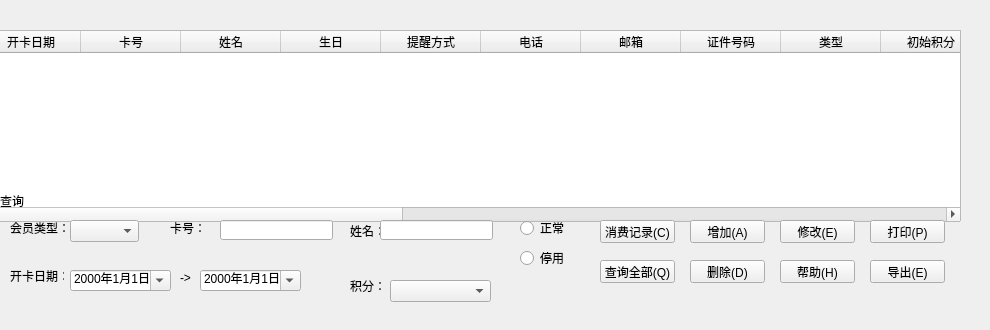
             <widget class="QWidget" name="tab_18">
              <attribute name="title">
               <string>会员信息</string>
              </attribute>
              <widget class="QTableWidget" name="tableWidget_47">
               <property name="geometry">
                <rect>
                 <x>-20</x>
                 <y>30</y>
                 <width>981</width>
                 <height>192</height>
                </rect>
               </property>
               <column>
                <property name="text">
                 <string>开卡日期</string>
                </property>
               </column>
               <column>
                <property name="text">
                 <string>卡号</string>
                </property>
               </column>
               <column>
                <property name="text">
                 <string>姓名</string>
                </property>
               </column>
               <column>
                <property name="text">
                 <string>生日</string>
                </property>
               </column>
               <column>
                <property name="text">
                 <string>提醒方式</string>
                </property>
               </column>
               <column>
                <property name="text">
                 <string>电话</string>
                </property>
               </column>
               <column>
                <property name="text">
                 <string>邮箱</string>
                </property>
               </column>
               <column>
                <property name="text">
                 <string>证件号码</string>
                </property>
               </column>
               <column>
                <property name="text">
                 <string>类型</string>
                </property>
               </column>
               <column>
                <property name="text">
                 <string>初始积分</string>
                </property>
               </column>
               <column>
                <property name="text">
                 <string>累计积分</string>
                </property>
               </column>
               <column>
                <property name="text">
                 <string>初始余额</string>
                </property>
               </column>
               <column>
                <property name="text">
                 <string>账户余额</string>
                </property>
               </column>
               <column>
                <property name="text">
                 <string>折扣(%)</string>
                </property>
               </column>
               <column>
                <property name="text">
                 <string>使用会员价</string>
                </property>
               </column>
               <column>
                <property name="text">
                 <string>消费次数</string>
                </property>
               </column>
               <column>
                <property name="text">
                 <string>消费金额</string>
                </property>
               </column>
               <column>
                <property name="text">
                 <string>QQ</string>
                </property>
               </column>
               <column>
                <property name="text">
                 <string>地址</string>
                </property>
               </column>
               <column>
                <property name="text">
                 <string>备注</string>
                </property>
               </column>
               <column>
                <property name="text">
                 <string>状态</string>
                </property>
               </column>
              </widget>
              <widget class="QWidget" name="toolWidget_34" native="true">
               <property name="geometry">
                <rect>
                 <x>0</x>
                 <y>190</y>
                 <width>971</width>
                 <height>131</height>
                </rect>
               </property>
               <widget class="QLabel" name="label_348">
                <property name="geometry">
                 <rect>
                  <x>0</x>
                  <y>0</y>
                  <width>971</width>
                  <height>21</height>
                 </rect>
                </property>
                <property name="text">
                 <string>查询</string>
                </property>
               </widget>
               <widget class="QLabel" name="label_349">
                <property name="geometry">
                 <rect>
                  <x>10</x>
                  <y>30</y>
                  <width>61</width>
                  <height>16</height>
                 </rect>
                </property>
                <property name="text">
                 <string>会员类型：</string>
                </property>
               </widget>
               <widget class="QLabel" name="label_350">
                <property name="geometry">
                 <rect>
                  <x>350</x>
                  <y>30</y>
                  <width>54</width>
                  <height>21</height>
                 </rect>
                </property>
                <property name="text">
                 <string>姓名：</string>
                </property>
               </widget>
               <widget class="QComboBox" name="comboBox_124">
                <property name="geometry">
                 <rect>
                  <x>70</x>
                  <y>30</y>
                  <width>69</width>
                  <height>22</height>
                 </rect>
                </property>
               </widget>
               <widget class="QLineEdit" name="lineEdit_92">
                <property name="geometry">
                 <rect>
                  <x>380</x>
                  <y>30</y>
                  <width>113</width>
                  <height>20</height>
                 </rect>
                </property>
               </widget>
               <widget class="QPushButton" name="pushButton_316">
                <property name="geometry">
                 <rect>
                  <x>870</x>
                  <y>30</y>
                  <width>75</width>
                  <height>23</height>
                 </rect>
                </property>
                <property name="text">
                 <string>打印(P)</string>
                </property>
               </widget>
               <widget class="QPushButton" name="pushButton_318">
                <property name="geometry">
                 <rect>
                  <x>870</x>
                  <y>70</y>
                  <width>75</width>
                  <height>23</height>
                 </rect>
                </property>
                <property name="text">
                 <string>导出(E)</string>
                </property>
               </widget>
               <widget class="QPushButton" name="pushButton_319">
                <property name="geometry">
                 <rect>
                  <x>780</x>
                  <y>70</y>
                  <width>75</width>
                  <height>23</height>
                 </rect>
                </property>
                <property name="text">
                 <string>帮助(H)</string>
                </property>
               </widget>
               <widget class="QLabel" name="label_351">
                <property name="geometry">
                 <rect>
                  <x>170</x>
                  <y>30</y>
                  <width>71</width>
                  <height>16</height>
                 </rect>
                </property>
                <property name="text">
                 <string>卡号：</string>
                </property>
               </widget>
               <widget class="QLineEdit" name="lineEdit_93">
                <property name="geometry">
                 <rect>
                  <x>220</x>
                  <y>30</y>
                  <width>113</width>
                  <height>20</height>
                 </rect>
                </property>
               </widget>
               <widget class="QLabel" name="label_352">
                <property name="geometry">
                 <rect>
                  <x>10</x>
                  <y>80</y>
                  <width>54</width>
                  <height>12</height>
                 </rect>
                </property>
                <property name="text">
                 <string>开卡日期：</string>
                </property>
               </widget>
               <widget class="QDateTimeEdit" name="dateTimeEdit_70">
                <property name="geometry">
                 <rect>
                  <x>70</x>
                  <y>80</y>
                  <width>101</width>
                  <height>21</height>
                 </rect>
                </property>
                <property name="dateTime">
                 <datetime>
                  <hour>0</hour>
                  <minute>0</minute>
                  <second>0</second>
                  <year>2000</year>
                  <month>1</month>
                  <day>1</day>
                 </datetime>
                </property>
                <property name="displayFormat">
                 <string>yyyy年M月d日 </string>
                </property>
                <property name="calendarPopup">
                 <bool>true</bool>
                </property>
               </widget>
               <widget class="QLabel" name="label_353">
                <property name="geometry">
                 <rect>
                  <x>180</x>
                  <y>80</y>
                  <width>21</width>
                  <height>16</height>
                 </rect>
                </property>
                <property name="text">
                 <string>-&gt;</string>
                </property>
               </widget>
               <widget class="QDateTimeEdit" name="dateTimeEdit_71">
                <property name="geometry">
                 <rect>
                  <x>200</x>
                  <y>80</y>
                  <width>101</width>
                  <height>21</height>
                 </rect>
                </property>
                <property name="dateTime">
                 <datetime>
                  <hour>0</hour>
                  <minute>0</minute>
                  <second>0</second>
                  <year>2000</year>
                  <month>1</month>
                  <day>1</day>
                 </datetime>
                </property>
                <property name="displayFormat">
                 <string>yyyy年M月d日</string>
                </property>
                <property name="calendarPopup">
                 <bool>true</bool>
                </property>
               </widget>
               <widget class="QLabel" name="label_354">
                <property name="geometry">
                 <rect>
                  <x>350</x>
                  <y>90</y>
                  <width>54</width>
                  <height>12</height>
                 </rect>
                </property>
                <property name="text">
                 <string>积分：</string>
                </property>
               </widget>
               <widget class="QComboBox" name="comboBox_125">
                <property name="geometry">
                 <rect>
                  <x>390</x>
                  <y>90</y>
                  <width>101</width>
                  <height>22</height>
                 </rect>
                </property>
               </widget>
               <widget class="QRadioButton" name="radioButton_21">
                <property name="geometry">
                 <rect>
                  <x>520</x>
                  <y>30</y>
                  <width>89</width>
                  <height>16</height>
                 </rect>
                </property>
                <property name="text">
                 <string>正常</string>
                </property>
               </widget>
               <widget class="QRadioButton" name="radioButton_22">
                <property name="geometry">
                 <rect>
                  <x>520</x>
                  <y>60</y>
                  <width>89</width>
                  <height>16</height>
                 </rect>
                </property>
                <property name="text">
                 <string>停用</string>
                </property>
               </widget>
               <widget class="QPushButton" name="pushButton_320">
                <property name="geometry">
                 <rect>
                  <x>600</x>
                  <y>30</y>
                  <width>75</width>
                  <height>23</height>
                 </rect>
                </property>
                <property name="text">
                 <string>消费记录(C)</string>
                </property>
               </widget>
               <widget class="QPushButton" name="pushButton_321">
                <property name="geometry">
                 <rect>
                  <x>690</x>
                  <y>30</y>
                  <width>75</width>
                  <height>23</height>
                 </rect>
                </property>
                <property name="text">
                 <string>增加(A)</string>
                </property>
               </widget>
               <widget class="QPushButton" name="pushButton_322">
                <property name="geometry">
                 <rect>
                  <x>780</x>
                  <y>30</y>
                  <width>75</width>
                  <height>23</height>
                 </rect>
                </property>
                <property name="text">
                 <string>修改(E)</string>
                </property>
               </widget>
               <widget class="QPushButton" name="pushButton_323">
                <property name="geometry">
                 <rect>
                  <x>600</x>
                  <y>70</y>
                  <width>75</width>
                  <height>23</height>
                 </rect>
                </property>
                <property name="text">
                 <string>查询全部(Q)</string>
                </property>
               </widget>
               <widget class="QPushButton" name="pushButton_324">
                <property name="geometry">
                 <rect>
                  <x>690</x>
                  <y>70</y>
                  <width>75</width>
                  <height>23</height>
                 </rect>
                </property>
                <property name="text">
                 <string>删除(D)</string>
                </property>
               </widget>
              </widget>
             </widget>
